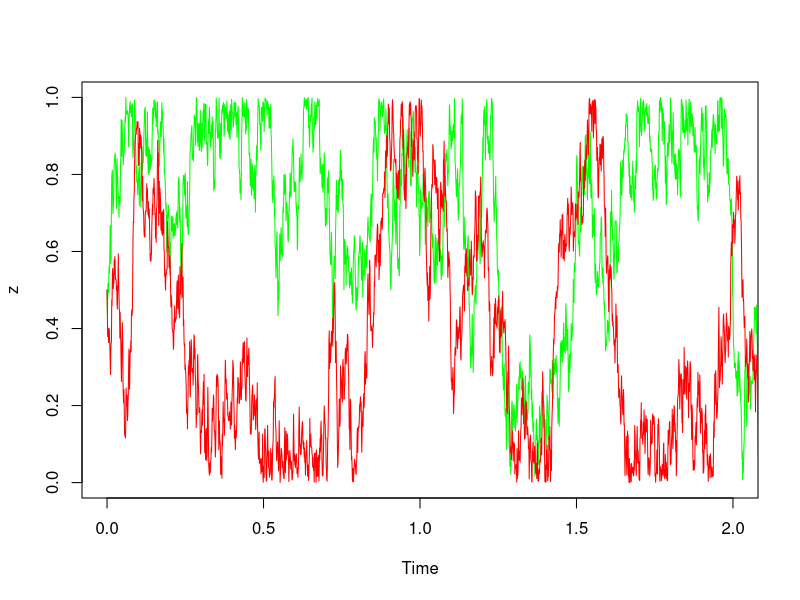
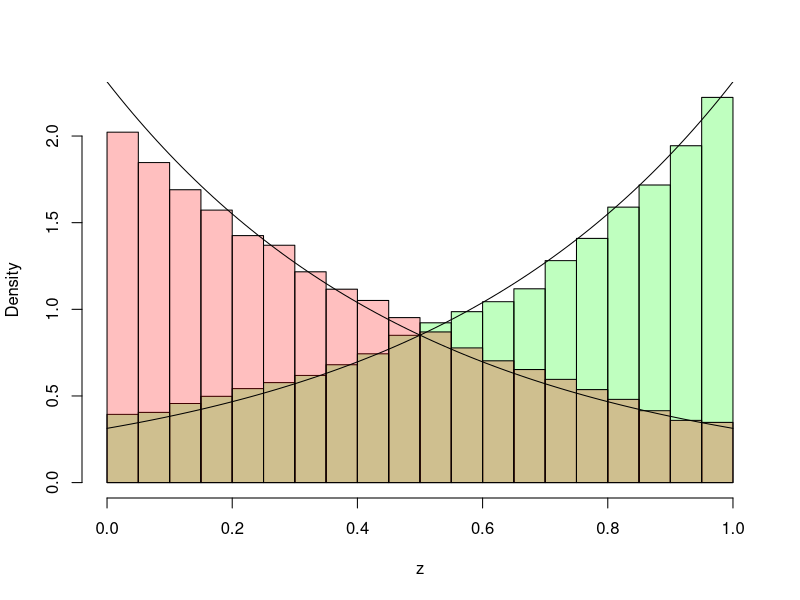
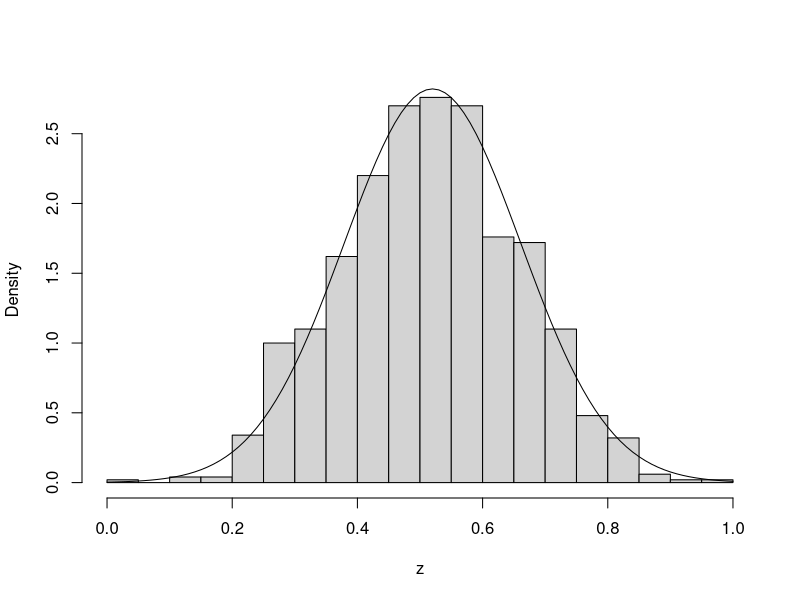
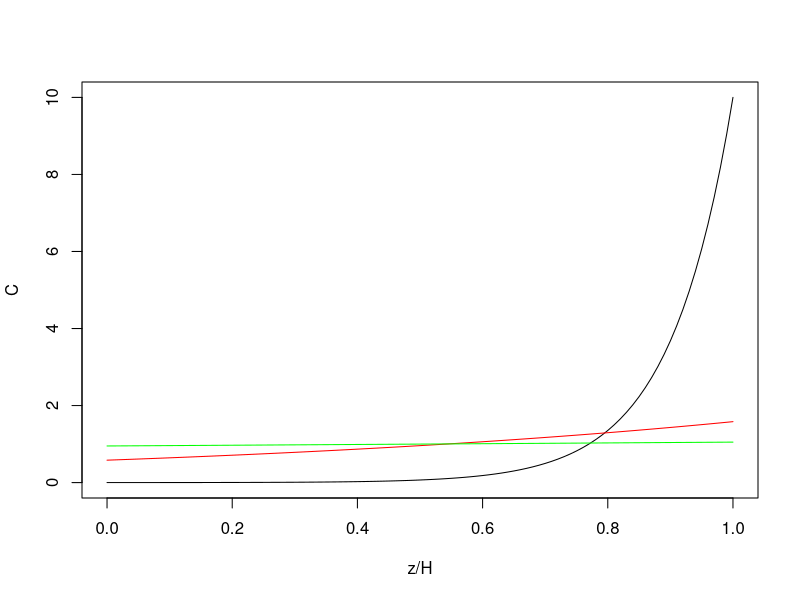
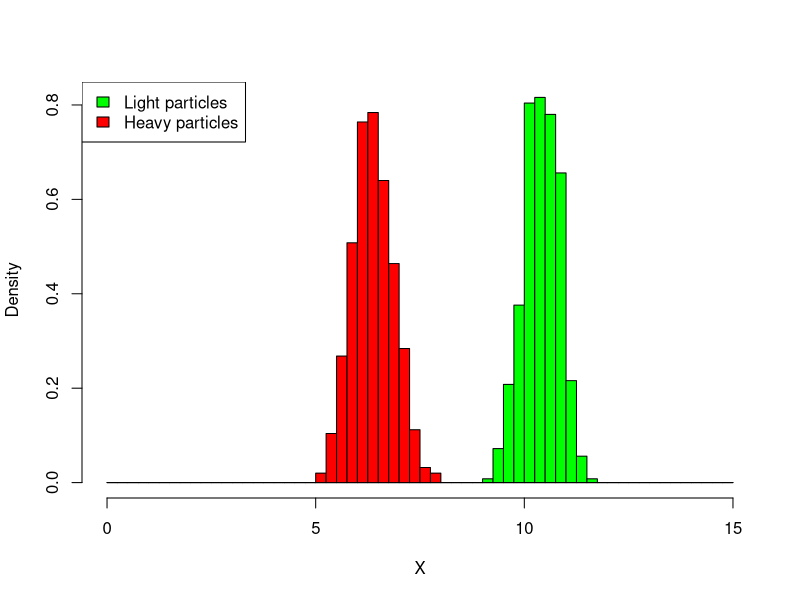

The R source for these figures, in order:
## Main simulation loop of Np particles, simulation time Tstop,
## time step dt,
## with floating velocity v and diffusivity D
EulerSim <- function(v=0,D=1,H=1,Tstop=10,dt=1e-3,Np=1,Z0=H/2,u=function(z)0)
{
  ## Simulation duration and time step
  Nt <- ceiling(Tstop/dt)+1
  ## Initialize horiz. and vert. position
  Z <- X <- array(NA,c(Nt,Np))
  X[1,] <- 0
  Z[1,] <- Z0
  ## Useful shorthands
  s <- sqrt(2*D*dt)
  vdt <- v*dt
  ## Main time loop
  for(i in 2:Nt)
  {
    ## Update vertical position; reflect at bottom
    Z[i,] <- abs(Z[i-1,] + vdt + rnorm(Np,sd=s))
    ## Reflect at surface
    Z[i,] <- H - abs(H-Z[i,])
    ## Update horizontal position
    X[i,] <- X[i-1,] + u(Z[i,])*dt
  }
  return(list(Z=Z,X=X))
}

#### Question 1a ####
Tlong <- 100
dt <- 1e-3
v <- 2
H <- 1
D <- 1

# Positive drift, 2
VeryLongSimUp <- EulerSim(v=v,D=D,Tstop=Tlong,dt=dt,Np=1)
# Negative drift, -2
VeryLongSimDown <- EulerSim(v=-v,D=D,Tstop=Tlong,dt=dt,Np=1)

tv <- seq(0,Tlong,dt)
plot(tv,VeryLongSimUp$Z,type="l",col="green",xlab="Time",ylab="z",
     xlim=c(0,2))
lines(tv,VeryLongSimDown$Z,type="l",col="red")

breaks <- seq(0,H,length=21)
hist(VeryLongSimUp$Z,breaks=breaks,freq=FALSE,col=rgb(0,1,0,0.25),
     main="",xlab="z")
hist(VeryLongSimDown$Z,breaks=breaks,freq=FALSE,col=rgb(1,0,0,0.25),add=TRUE)
# The densities are from question 2 which can be found in the folder week1
plot(function(z)exp(z*v/D)*v/D/(exp(v*H/D)-1),from=0,to=1,add=TRUE)
plot(function(z)-exp(z*-v/D)*v/D/(exp(-v*H/D)-1),from=0,to=1,add=TRUE)


#### Question 1b ####
# Simulate a short run; compare with Gaussian
Tshort <- 0.01
Np <- 1000
ShortSim <- EulerSim(v=v,D=D,H=H,Tstop=Tshort,dt=1e-4,Np=Np)
hist(tail(ShortSim$Z,1),freq=FALSE,breaks=21,xlab="z",main="")

# Density is from page 18 and given as N(x0+v*t,2*D*t).
plot(function(z)dnorm(z,mean=H/2+v*Tshort,sd=sqrt(2*D*Tshort)),
     from=0,to=1,add=TRUE)



#### Question 3 ####
# See pdf in week1 for explanation.
Cs <- function(Pe)function(zp)exp(Pe*zp)*Pe/(exp(Pe)-1)
plot(Cs(10),from=0,to=1,ylim=c(0,10),xlab="z/H",ylab="C")
plot(Cs(1),from=0,to=1,add=TRUE,col="red")
plot(Cs(0.1),from=0,to=1,add=TRUE,col="green")


#### Question 4 ####
Np <- 1000
## Horiztonal flow field
u <- function(z) log(1+3*z)
FloatSim <- EulerSim(v=v,D=D,Tstop=10,Np=Np,u=u)
SinkSim <- EulerSim(v=-v,D=D,Tstop=10,Np=Np,u=u)
hist(tail(FloatSim$X,1),breaks=seq(0,15,0.25),freq=FALSE,col="green",xlab="X",main="")
hist(tail(SinkSim$X,1),freq=FALSE,breaks=seq(0,15,0.25),add=TRUE,col="red")
legend(x="topleft",legend=c('Light particles','Heavy particles'),fill=c("green","red"))

meanFloat <- mean(tail(FloatSim$X,1))
varFloat <- var(as.numeric(tail(FloatSim$X,1)))
meanSink <- mean(tail(SinkSim$X,1))
varSink <- var(as.numeric(tail(SinkSim$X,1)))
tab <- array(c(meanFloat,meanSink,varFloat,varSink),c(2,2))
colnames(tab) <- c("Mean","Var")
rownames(tab) <- c("Float","Sink")
print(tab)

